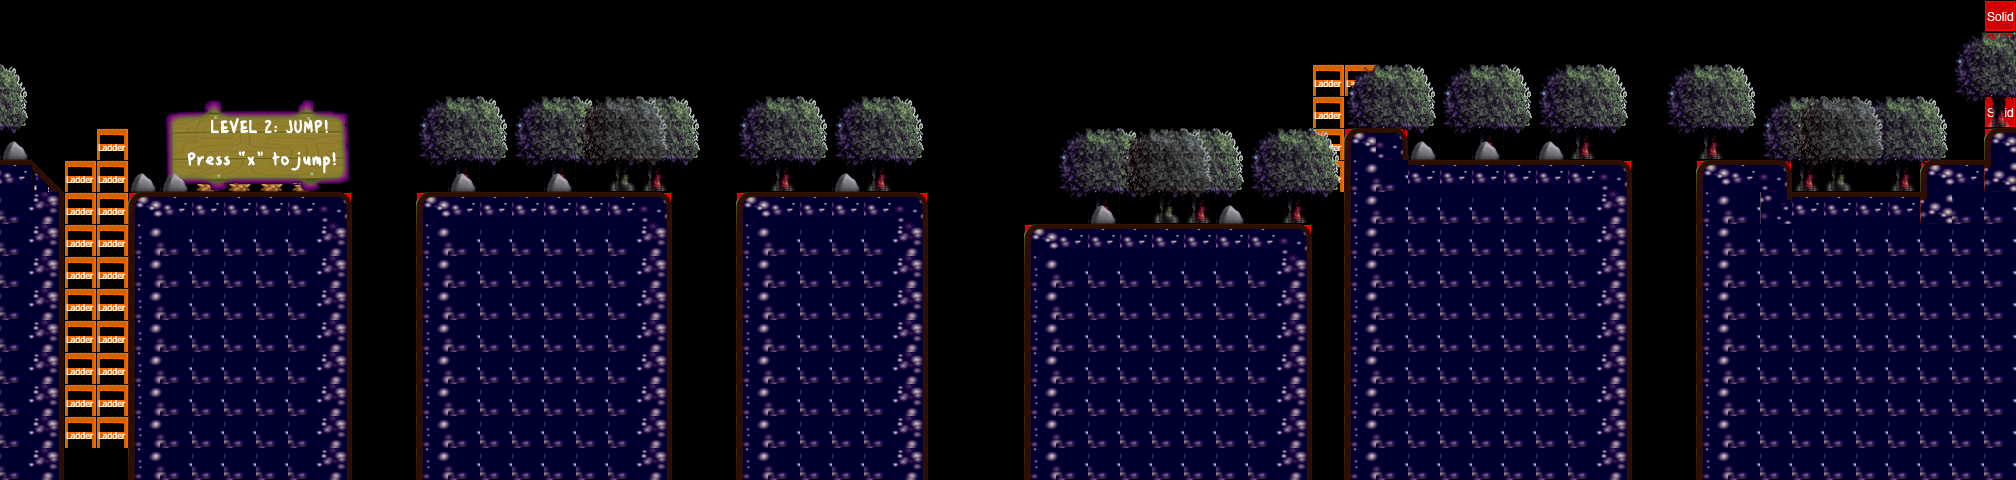

Tiled map render using the project's own tile images. Description and the map definition, with tile-layer contents summarised, below:
An orthogonal 63x15 tile map with 32x32 px tiles, 11 tile layers (parallax_5, parallax_4, parallax_3, parallax_2, ...), 2 tilesets and 6 objects (3x coinEntity, me.LevelEntity, mainPlayer, foregroundEntity).

<map version="1.0" orientation="orthogonal" width="63" height="15" tilewidth="32" tileheight="32">
 <tileset firstgid="1" name="tileset-platformer" tilewidth="32" tileheight="32">
  <image source="../images/tileset-platformer.png" width="192" height="1280" />
 </tileset>
 <tileset firstgid="241" name="meta" tilewidth="32" tileheight="32">
  <image source="../images/metatiles32x32.png" width="160" height="32" />
  <tile id="0">
   <properties>
    <property name="type" value="solid" />
   </properties>
  </tile>
  <tile id="1">
   <properties>
    <property name="type" value="platform" />
   </properties>
  </tile>
  <tile id="2">
   <properties>
    <property name="type" value="lslope" />
   </properties>
  </tile>
  <tile id="3">
   <properties>
    <property name="type" value="rslope" />
   </properties>
  </tile>
  <tile id="4">
   <properties>
    <property name="type" value="ladder" />
   </properties>
  </tile>
 </tileset>
 <objectgroup color="#ffaa7f" name="levelcomplete" width="63" height="15">
  <object name="me.LevelEntity" x="1952" y="96" width="32" height="36">
   <properties>
    <property name="to" value="fase3" />
   </properties>
  </object>
 </objectgroup>
 <layer name="parallax_5" width="63" height="15">
  <properties>
   <property name="imagesrc" value="pl05" />
  </properties>
  <data>[945 cells, 0 non-empty, 0 distinct tile ids]</data>
 </layer>
 <layer name="parallax_4" width="63" height="15">
  <properties>
   <property name="imagesrc" value="pl04" />
  </properties>
  <data>[945 cells, 0 non-empty, 0 distinct tile ids]</data>
 </layer>
 <layer name="parallax_3" width="63" height="15">
  <properties>
   <property name="imagesrc" value="pl03" />
  </properties>
  <data>[945 cells, 0 non-empty, 0 distinct tile ids]</data>
 </layer>
 <layer name="parallax_2" width="63" height="15">
  <properties>
   <property name="imagesrc" value="pl02" />
  </properties>
  <data>[945 cells, 0 non-empty, 0 distinct tile ids]</data>
 </layer>
 <layer name="collision_s" width="63" height="15">
  <data>[945 cells, 158 non-empty, 2 distinct tile ids]</data>
 </layer>
 <layer name="collision_f" width="63" height="15">
  <data>[945 cells, 182 non-empty, 3 distinct tile ids]</data>
 </layer>
 <layer name="b_s" width="63" height="15">
  <data>[945 cells, 488 non-empty, 27 distinct tile ids]</data>
 </layer>
 <layer name="f_s" width="63" height="15">
  <data>[945 cells, 177 non-empty, 16 distinct tile ids]</data>
 </layer>
 <layer name="b_f" width="63" height="15">
  <data>[945 cells, 488 non-empty, 27 distinct tile ids]</data>
 </layer>
 <objectgroup color="#00ff00" name="playerlayer" width="63" height="15">
  <object name="mainPlayer" x="0" y="32" width="33" height="35">
   <properties>
    <property name="spritewidth" value="64" />
   </properties>
  </object>
 </objectgroup>
 <layer name="f_f" width="63" height="15">
  <data>[945 cells, 38 non-empty, 10 distinct tile ids]</data>
 </layer>
 <layer name="parallax" width="63" height="15">
  <properties>
   <property name="imagesrc" value="pl01" />
  </properties>
  <data>[945 cells, 0 non-empty, 0 distinct tile ids]</data>
 </layer>
 <objectgroup name="foreground" width="63" height="15">
  <object name="foregroundEntity" x="3" y="456" width="1760" height="30">
   <properties>
    <property name="image" value="frente" />
   </properties>
  </object>
 </objectgroup>
 <objectgroup color="#ff0000" name="monster" width="63" height="15" />
 <objectgroup color="#ffff00" name="coin" width="63" height="15">
  <object name="coinEntity" x="64" y="320" width="33" height="28">
   <properties>
    <property name="image" value="spinning_coin_gold" />
    <property name="spritewidth" value="32" />
   </properties>
  </object>
  <object name="coinEntity" x="1056" y="192" width="33" height="28">
   <properties>
    <property name="image" value="spinning_coin_gold" />
    <property name="spritewidth" value="32" />
   </properties>
  </object>
  <object name="coinEntity" x="1472" y="128" width="33" height="28">
   <properties>
    <property name="image" value="spinning_coin_gold" />
    <property name="spritewidth" value="32" />
   </properties>
  </object>
 </objectgroup>
</map>
